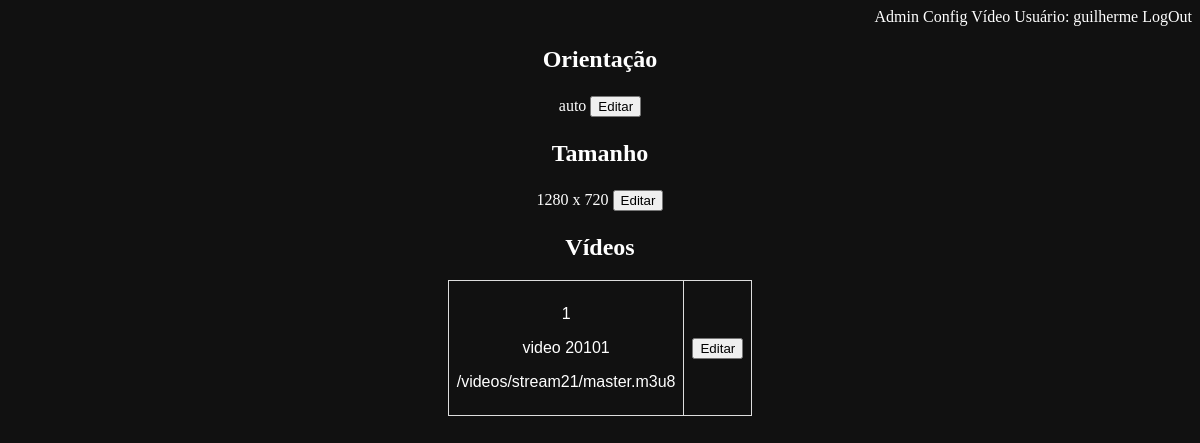
/config (signed in), run on an earlier commit of the app's database.
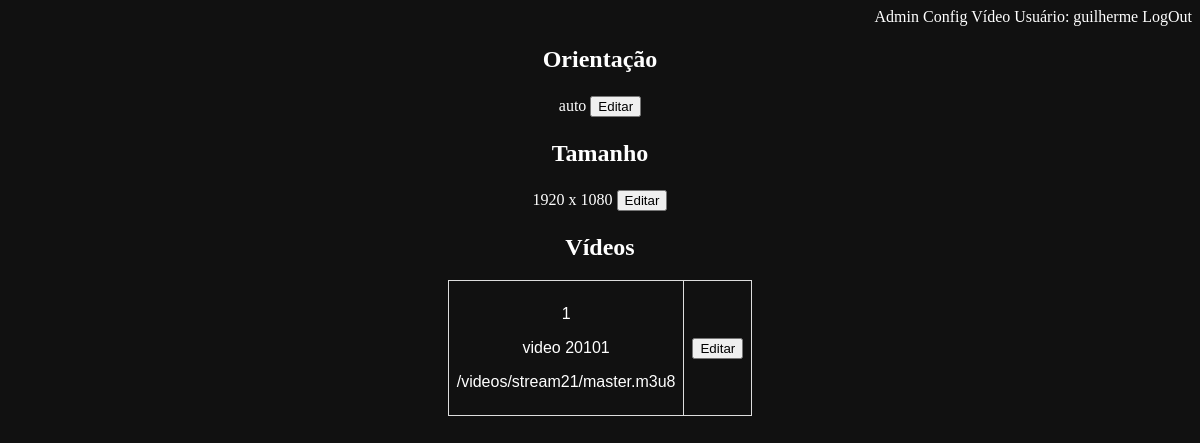
And on a later commit of the database.
### models.py (models this page shows, shortened)
class UserModel(UserMixin, db.Model):
    __tablename__ = "user"
    id = db.Column(db.Integer, primary_key=True)
    username = db.Column(db.Text(), unique=True)
    email = db.Column(db.Text(), unique=True)
    password = db.Column(db.Text())
    isadmin = db.Column(db.Integer)

class ConfigModel(db.Model):
    __tablename__ = "config"
    id = db.Column(db.Integer, primary_key=True)
    orientacao = db.Column(db.Text())
    width = db.Column(db.Text())
    height = db.Column(db.Text())

class StreamModel(db.Model):
    __tablename__ = "stream"
    id = db.Column(db.Integer, primary_key=True)
    name = db.Column(db.Text(), unique=True)
    video_src = db.Column(db.Text(), unique=True)

### app.py (the view)
@app.route('/config', methods=['GET', 'POST'])
@login_required
def config():
    crud = Crud()
    data = crud.retrieve_all(StreamModel)
    data2 = crud.retrieve_one(1, ConfigModel)
    return render_template('config.html', data=data, data2=data2)

### app.py (called while the page is built)
@app.after_request
def add_header(response):
    response.headers['X-UA-Compatible'] = 'IE=Edge,chrome=1'
    response.headers['Cache-Control'] = 'no-cache, no-store, must-revalidate'
    response.headers['Pragma'] = 'no-cache'
    response.headers['Expires'] = '0'
    return response

### blueprints/login/login_bp.py (called while the page is built)
@login_manager.user_loader
def load_user(user_id):
    return UserModel.query.get(user_id)

### crud.py (called while the page is built)
    def retrieve_one(self, id, ClassModel):
        try:
            query = ClassModel.query.filter_by(id=id).first()
        except:
            flash("Erro na busca")
        return query

    def retrieve_all(self, ClassModel):
        try:
            query = ClassModel.query.all()
        except:
            flash("Erro na busca")
        return query

### templates/config.html (shortened to what this page needs)
{% extends "template.html" %}
{% block content %}
<div>
  <h2>Orientação</h2>
  <table id="orientacao">
    <tr>
      <td>
        {{data2.orientacao}}
      </td>
      <td>
        <form action="{{ url_for('config_edit_orientacao') }}" method="GET">
          <input type="submit" value="Editar">
        </form>
      </td>
    </tr>
  </table>
</div>
<div id="tamanho">
  <h2>Tamanho</h2>
  <table>
    <tr>
      <td>
        {{data2.width}} x {{data2.height}}
      </td>
      <td>
        <form action="{{ url_for('config_edit_size') }}" method="GET">
          <input type="submit" value="Editar">
        </form>
      </td>
    </tr>
  </table>
</div>
<div>
  <p>
  <h2>Vídeos</h2>
  </p>
  <div class="element">
    {% for element in data %}
    <table id="videos">
      <tr>
        <td>
          <p>{{ loop.index }}</p>
          <p>{{element.name}}</p>
          <p>{{element.video_src}}</p>
        </td>
        <td>
          <form action="{{ url_for('config_edit') }}" method="GET">
            <input type="submit" value="Editar">
          </form>
        </td>
      </tr>
    </table>
    {% endfor %}
  </div>
</div>
{% endblock %}

### templates/template.html (shortened to what this page needs)
<!DOCTYPE html>
<html lang="pt-br" dir="ltr">
<head>
  <link rel="stylesheet" type="text/css" href="{{ url_for('static', filename='css/template.css') }}">
</head>
<body>
  <div class="menu">
    {% if current_user.is_authenticated and current_user.isadmin %}
      <a href="{{ url_for('admin_bp.admin') }}" id="admin">Admin</a>
      <a href="{{ url_for('config') }}">Config</a>
    {% endif %}
    {% if current_user.is_authenticated %}
      <a href="{{ url_for('video') }}">Vídeo</a>
      Usuário: {{ current_user.username }}
      <a href="{{ url_for('login_bp.logout') }}">LogOut</a>
    {% endif %}
  </div>
  <div class="content">
    {% block content %}
    {% endblock %}
  </div>
</body>
</html>

### static/css/template.css (style rules this page uses)
body { background-color: #111111; color: #ffffff; }
h1, h2, h3, h4, h5, h6 { color: #ffffff;; }
a { color: #ffffff; text-decoration: none; }
.menu { text-align: right; }
.content { text-align: center; }

### templates/config.html (style rules this page uses)
#videos { font-family: Arial, Helvetica, sans-serif; border-collapse: collapse; width: 20%; }
#videos td, #videos th { border: 1px solid #ddd; padding: 8px; }
table { margin-left: auto; margin-right: auto; }

What changed in the data, as far as the page shows it:
changed ConfigModel "auto": width "1280" → "1920"; height "720" → "1080"
